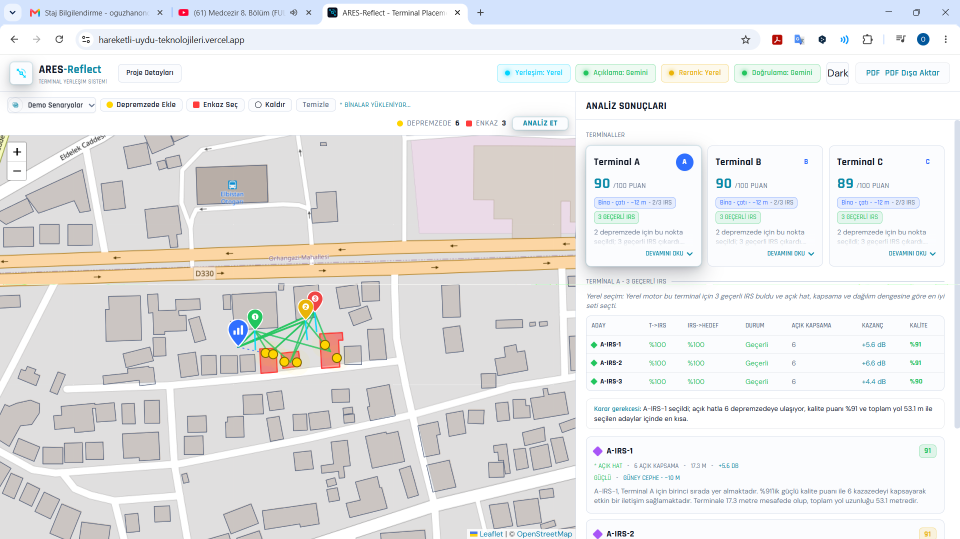
#> input picture artifacts/ktr/working/07-gercek-uygulama-sonuc.png, 1919 x 1078 px (shown at 1/2 size)
$ python build_system_guide.py
#> lines starting #> are read from the running program, lines starting #| are printed output that depends on the picture
from pathlib import Path
from datetime import date
from math import floor

from PIL import Image, ImageDraw, ImageFont
from docx import Document
from docx.enum.section import WD_SECTION
from docx.enum.table import WD_CELL_VERTICAL_ALIGNMENT, WD_TABLE_ALIGNMENT
from docx.enum.text import WD_ALIGN_PARAGRAPH, WD_BREAK, WD_LINE_SPACING
from docx.oxml import OxmlElement
from docx.oxml.ns import qn
from docx.shared import Cm, Inches, Pt, RGBColor


ROOT = Path(__file__).resolve().parents[3]
SCREENSHOTS = ROOT / "artifacts" / "ktr" / "screenshots"
WORKING = ROOT / "artifacts" / "ktr" / "working"
OUT_DOCX = ROOT / "output" / "docx" / "ARES-Reflect_Teknik_Sistem_Aciklama_Dosyasi.docx"

NAVY = "132033"
NAVY_2 = "1B2D46"
CYAN = "00B8D9"
BLUE = "2F6FFF"
PURPLE = "A855F7"
GREEN = "16A36A"
AMBER = "D9A300"
RED = "D94343"
INK = "1F2937"
MUTED = "5D6878"
LIGHT = "F3F6FA"
LIGHT_BLUE = "EAF2FF"
LIGHT_CYAN = "E9F9FC"
LIGHT_AMBER = "FFF7DF"
WHITE = "FFFFFF"
GRID = "CAD3DF"


def rgb(hex_color):
    return RGBColor.from_string(hex_color)


# [283 lines left out: functions set_cell_shading, set_cell_margins, set_repeat_table_header, set_table_borders, set_table_fixed_width, set_font and 12 more, not called in this run]


def make_assets():
    WORKING.mkdir(parents=True, exist_ok=True)

    # Bölüm 7 figürleri, canlı dağıtımdan (hareketli-uydu-teknolojileri.vercel.app)
    # alınan tek bir gerçek ekran görüntüsünden türetilir; böylece harita, sonuç
    # paneli ve seçilen IRS detayı aynı senaryoya ait ve birbiriyle tutarlı kalır.
    real_source = WORKING / "07-gercek-uygulama-sonuc.png"
    if real_source.exists():
        real = Image.open(real_source)
#> real is the input picture: PIL image 1919x1078 RGBA; mean R, G, B, A 231.1, 230.9, 231, 255
        real.crop((0, 66, 1919, 1078)).save(WORKING / "07a-sonuc-tam.png")
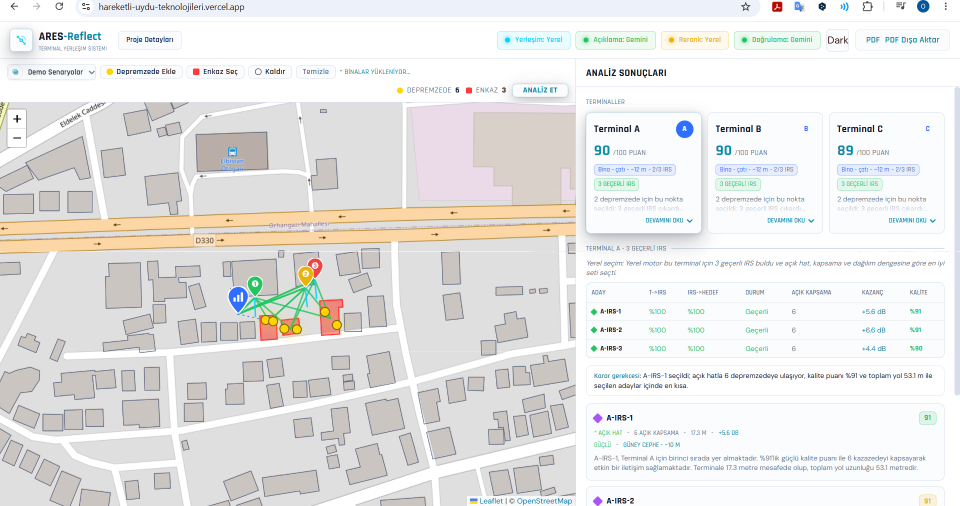
#> saved as 07a-sonuc-tam.png: PIL image 1919x1012 RGBA (shown at 1/2 size); mean R, G, B, A 231.7, 230.9, 229.8, 255
        real.crop((1163, 200, 1919, 862)).save(WORKING / "07b-terminal-irs-paneli.png")
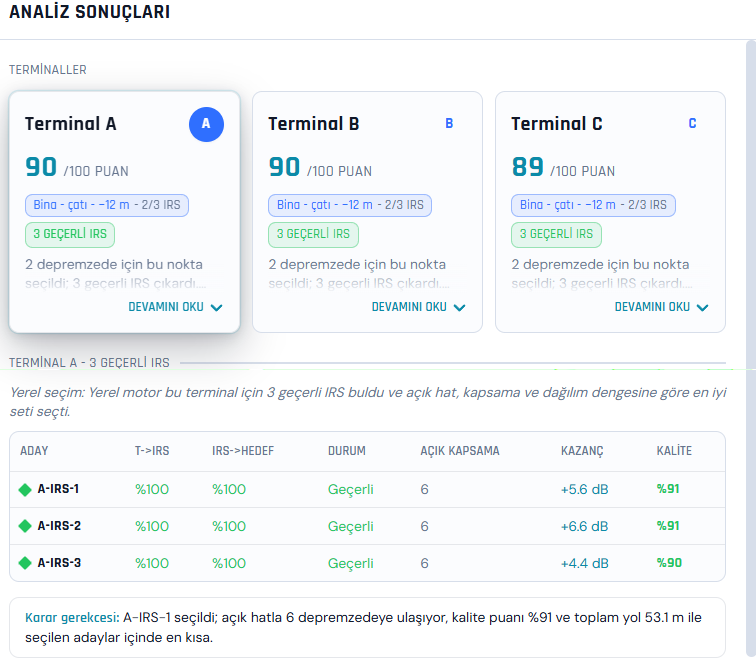
#> saved as 07b-terminal-irs-paneli.png: PIL image 756x662 RGBA; mean R, G, B, A 242.6, 245.6, 247.8, 255
        real.crop((1163, 868, 1919, 1030)).save(WORKING / "07c-irs-detay.png")
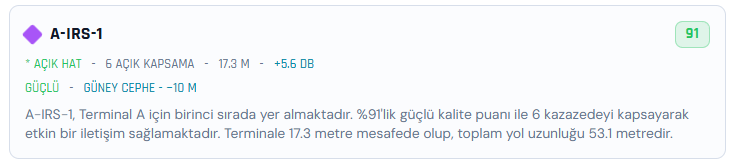
#> saved as 07c-irs-detay.png: PIL image 756x162 RGBA; mean R, G, B, A 244.1, 246.3, 248.8, 255

    width, height = 1800, 950
    img = Image.new("RGB", (width, height), "white")
#> img: PIL image 1800x950 RGB; every value is 255
    draw = ImageDraw.Draw(img)
    font_regular = ImageFont.truetype(r"C:\Windows\Fonts\arial.ttf", 31)
    font_small = ImageFont.truetype(r"C:\Windows\Fonts\arial.ttf", 24)
    font_bold = ImageFont.truetype(r"C:\Windows\Fonts\arialbd.ttf", 34)
    font_title = ImageFont.truetype(r"C:\Windows\Fonts\arialbd.ttf", 44)
    colors = {
        "navy": "#132033",
        "blue": "#2f6fff",
        "purple": "#a855f7",
        "cyan": "#00a8c6",
        "green": "#16a36a",
        "light": "#eef3f8",
        "line": "#b8c4d2",
        "text": "#1f2937",
    }

    draw.text((70, 45), "ARES-Reflect Sistem Mimarisi", font=font_title, fill=colors["navy"])
    draw.text(
        (70, 105),
        "Fiziksel terminal vizyonu ile deterministik saha yerleşim yazılımının ilişkisi",
        font=font_regular,
        fill="#536174",
    )

    boxes = [
        (80, 230, 390, 430, "Saha Girdileri", "Depremzede noktaları\nEnkaz işaretleri\nBina ayak izleri", colors["cyan"]),
        (475, 230, 790, 430, "Yerel Geometri Motoru", "Deterministik k-means\nTerminal aday taraması\n2B LoS ve koridor testi", colors["blue"]),
        (875, 230, 1190, 430, "Ortak Optimizasyon", "Terminal + IRS birlikte\nMutlak kalite puanı\nMinimum yeterli IRS seti", colors["purple"]),
        (1275, 230, 1590, 430, "Operasyonel Çıktı", "Harita yerleşimi\nMetrik ve gerekçeler\nPDF saha raporu", colors["green"]),
        (475, 610, 790, 800, "Fiziksel Terminal", "BLDC + enkoder\nIMU + EKF\nKaskad stabilizasyon", colors["navy"]),
        (875, 610, 1190, 800, "RIS/IRS Katmanı", "İki bacaklı koridor\nCephe/direk montajı\nElektronik yönlendirme", colors["purple"]),
        (1275, 610, 1590, 800, "Gemini Destek Katmanı", "Açıklama\nGeçerli sonuçları sıralama\nİkincil görsel denetim", colors["cyan"]),
    ]
    for x1, y1, x2, y2, title, body, accent in boxes:
        draw.rounded_rectangle((x1, y1, x2, y2), radius=22, fill=colors["light"], outline=accent, width=5)
        draw.rectangle((x1, y1, x2, y1 + 18), fill=accent)
        draw.text((x1 + 24, y1 + 42), title, font=font_bold, fill=colors["navy"])
        for idx, line in enumerate(body.split("\n")):
            draw.text((x1 + 24, y1 + 98 + idx * 42), line, font=font_small, fill=colors["text"])

    def arrow(a, b, color="#65758b"):
        draw.line((a, b), fill=color, width=7)
        ax, ay = b
        draw.polygon([(ax, ay), (ax - 20, ay - 13), (ax - 20, ay + 13)], fill=color)

    arrow((390, 330), (475, 330))
    arrow((790, 330), (875, 330))
    arrow((1190, 330), (1275, 330))
    arrow((630, 430), (630, 610))
    arrow((1030, 430), (1030, 610))
    arrow((1430, 610), (1430, 445), color=colors["cyan"])
    draw.text(
        (70, 875),
        "Not: Gemini koordinat üretmez; yerleşim ve fiziksel geçerlilik her zaman yerel motor tarafından belirlenir.",
        font=font_regular,
        fill=colors["navy"],
    )
    img.save(WORKING / "sistem-mimarisi.png")
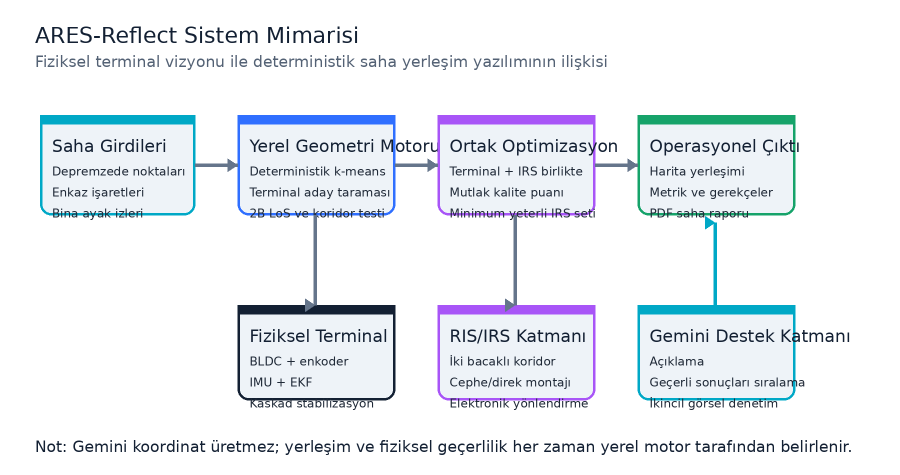
#> saved as sistem-mimarisi.png: PIL image 1800x950 RGB (shown at 1/2 size); mean R, G, B 235.5, 239.2, 243.4

    width, height = 1800, 840
    img = Image.new("RGB", (width, height), "white")
#> img: PIL image 1800x840 RGB; every value is 255
    draw = ImageDraw.Draw(img)
    draw.text((70, 40), "Deterministik Yerleşim İşlem Hattı", font=font_title, fill=colors["navy"])
    steps = [
        ("1", "Sahne modeli", "Depremzede, enkaz\nve bina verisi"),
        ("2", "Kümeleme", "Üç deterministik\nhedef bölgesi"),
        ("3", "Terminal taraması", "Izgara, halka ve\nkoridor adayları"),
        ("4", "IRS üretimi", "Yön, mesafe ve\ncephe adayları"),
        ("5", "Fiziksel eleme", "İki bacak LoS,\nmesafe, kalite"),
        ("6", "Ortak seçim", "Kapsama tavanına\nulaşan en küçük set"),
        ("7", "Sunum", "Harita, kartlar,\nmetrikler ve PDF"),
    ]
    start_x, gap, box_w, box_h, y = 55, 28, 220, 380, 210
    for idx, (num, title, body) in enumerate(steps):
        x = start_x + idx * (box_w + gap)
        accent = [colors["cyan"], colors["blue"], colors["blue"], colors["purple"], "#d94343", colors["green"], colors["navy"]][idx]
        draw.rounded_rectangle((x, y, x + box_w, y + box_h), radius=25, fill=colors["light"], outline=accent, width=5)
        draw.ellipse((x + 72, y + 25, x + 148, y + 101), fill=accent)
        bbox = draw.textbbox((0, 0), num, font=font_bold)
        draw.text((x + 110 - (bbox[2] - bbox[0]) / 2, y + 42), num, font=font_bold, fill="white")
        title_lines = title.split(" ")
        if len(title) > 17 and len(title_lines) > 1:
            midpoint = len(title_lines) // 2
            title_text = " ".join(title_lines[:midpoint]) + "\n" + " ".join(title_lines[midpoint:])
        else:
            title_text = title
        draw.multiline_text((x + 18, y + 125), title_text, font=font_bold, fill=colors["navy"], spacing=5, align="center")
        draw.multiline_text((x + 20, y + 245), body, font=font_small, fill=colors["text"], spacing=12, align="center")
        if idx < len(steps) - 1:
            arrow((x + box_w, y + box_h // 2), (x + box_w + gap - 5, y + box_h // 2))
    draw.text(
        (70, 700),
        "Geçersiz adaylar sunum katmanına ulaşmadan elenir. Aynı girdi kümesi aynı yerel yerleşimi üretir.",
        font=font_regular,
        fill=colors["navy"],
    )
    img.save(WORKING / "islem-hatti.png")
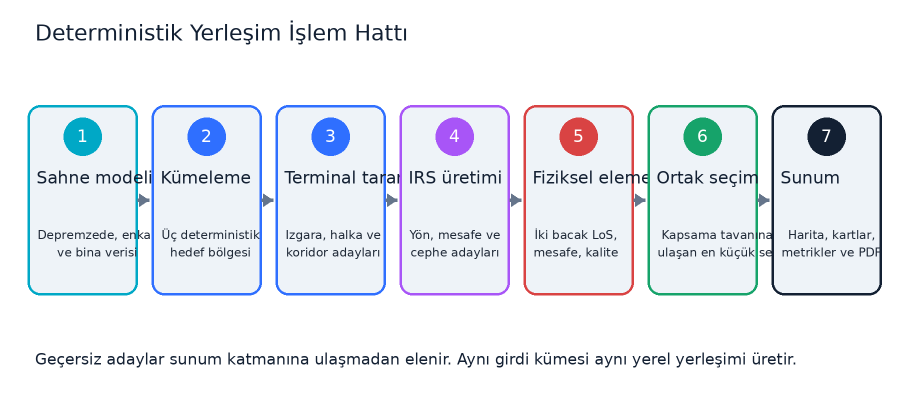
#> saved as islem-hatti.png: PIL image 1800x840 RGB (shown at 1/2 size); mean R, G, B 234.8, 238.2, 243.3


def setup_document():
#> (the run stopped early here; a loop or call above may not have finished)

$ run again, with artifacts/ktr/working/03a-harita-yerlesim.png copied over artifacts/ktr/working/07-gercek-uygulama-sonuc.png
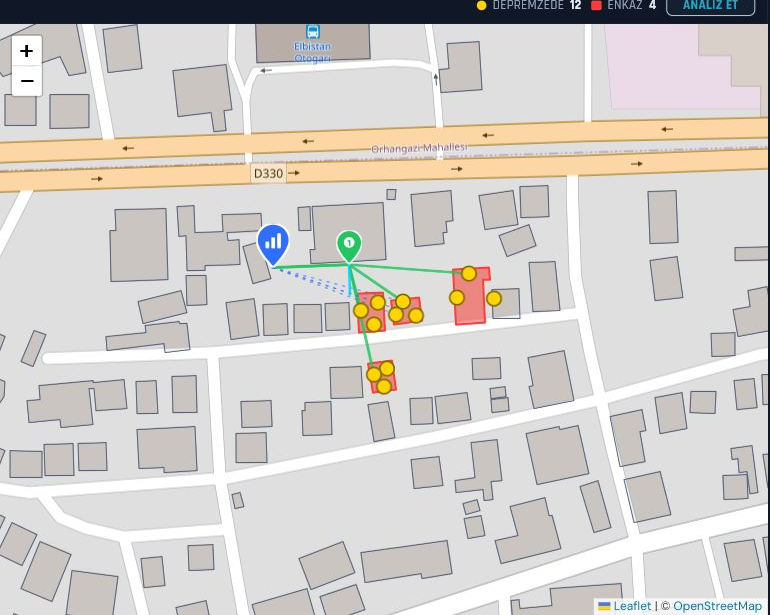
#> input picture artifacts/ktr/working/03a-harita-yerlesim.png, 770 x 615 px
#> in make_assets, real is the input picture: PIL image 770x615 RGB; mean R, G, B 210, 206.3, 202.5
#> in make_assets, `real.crop((0, 66, 1919, 1078)).save(WORKING / "07a-sonuc-tam.png")`:
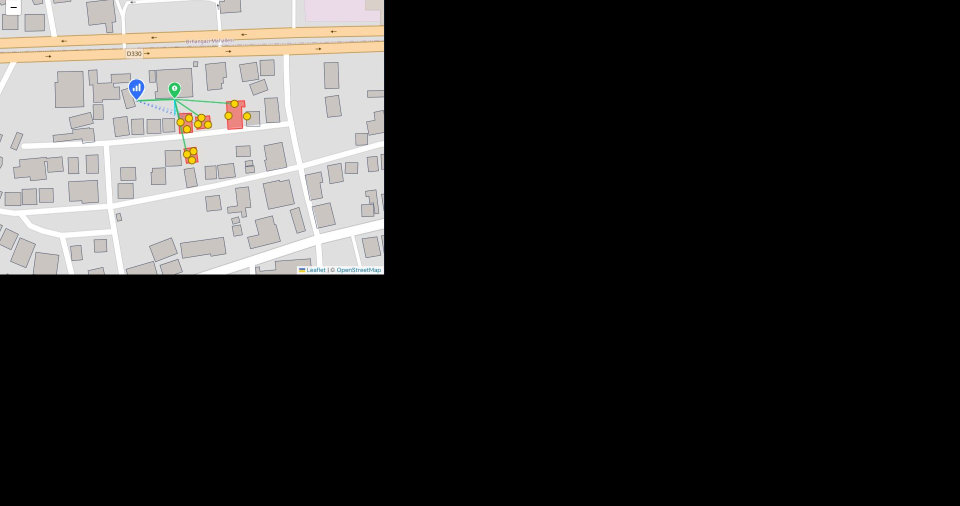
#> saved as 07a-sonuc-tam.png: PIL image 1919x1012 RGB (shown at 1/2 size); mean R, G, B 47.4, 46.5, 45.4
